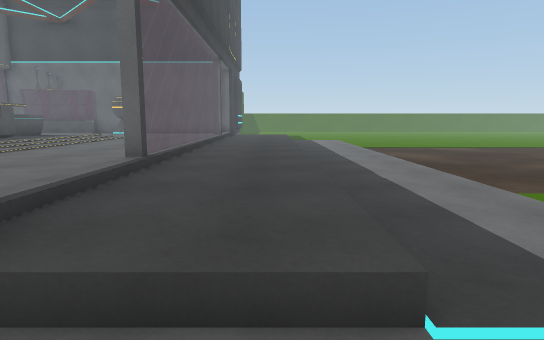
[1] (above)

22 first-person views from a walk through a Unity game level. The camera is 1.3 m above the floor, tilts 8° down and sees 75° across. The floor is counted in squares, 1 m on a side. Each view is taken from the middle of a square. On the plan, view 1 faces up. The plan holds only what a view shows up to about 15 squares ahead; the rest is blank. The place goes on beyond the plan.

[2]
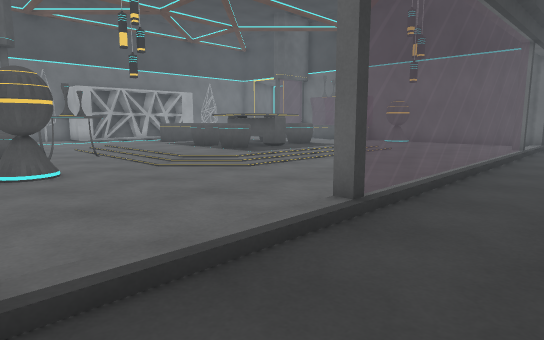

[3]
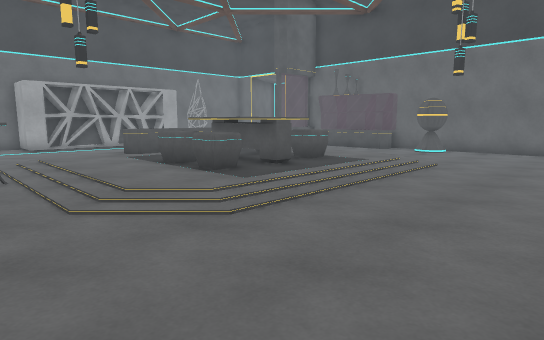

[4]
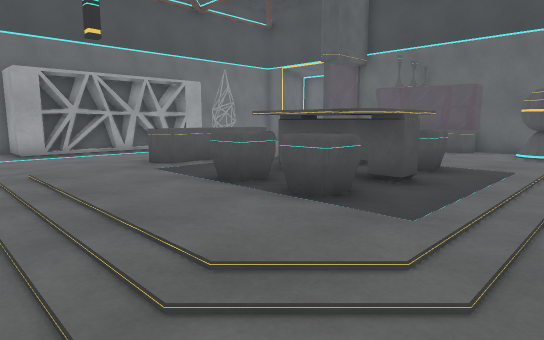

[5]
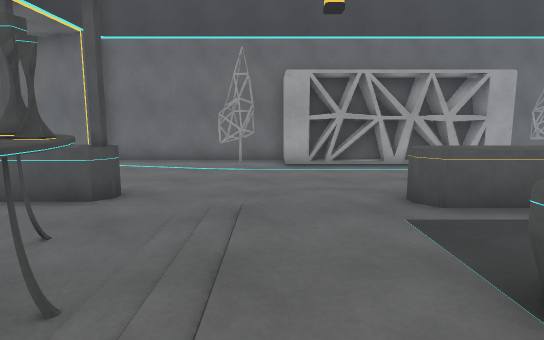

[6]
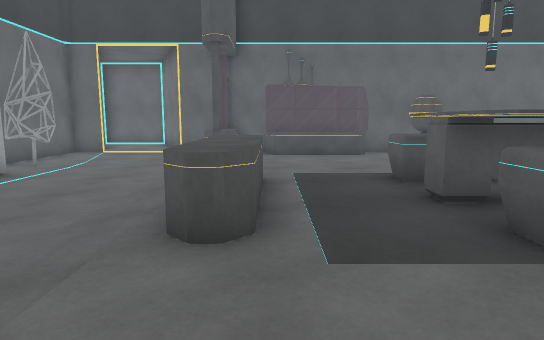

[7]
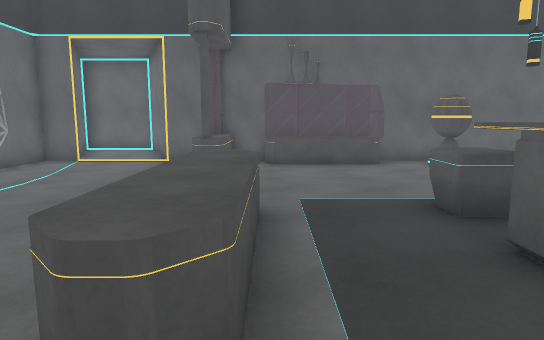

[8]
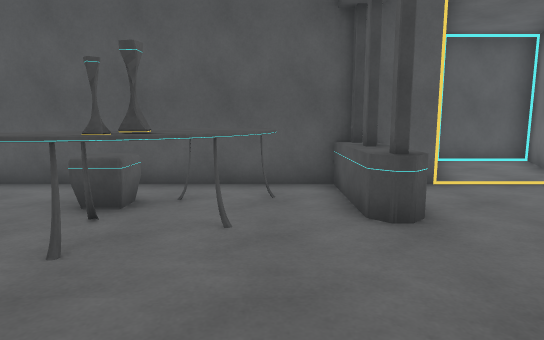

[9]
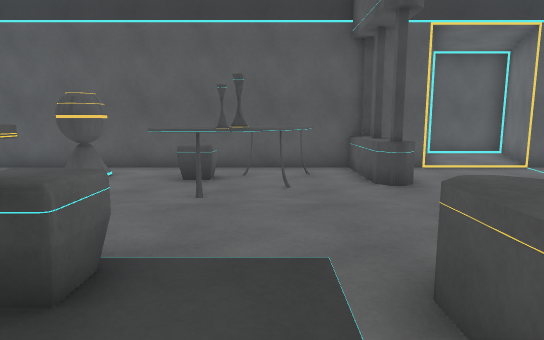

[10]
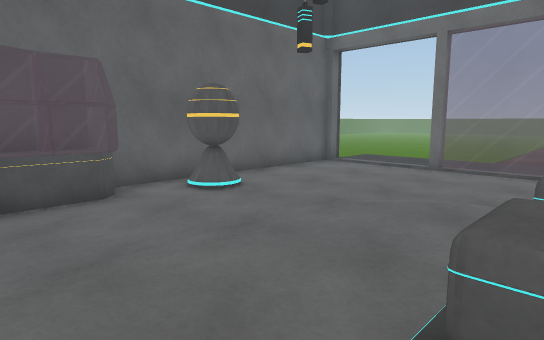

[11]
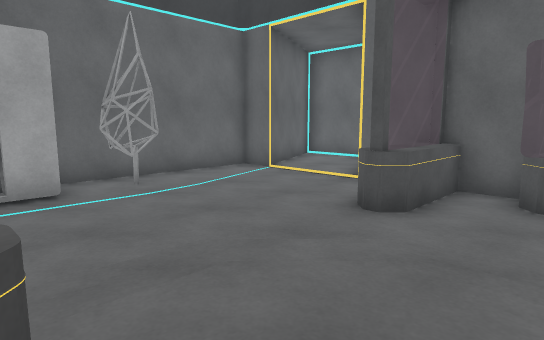

[12]
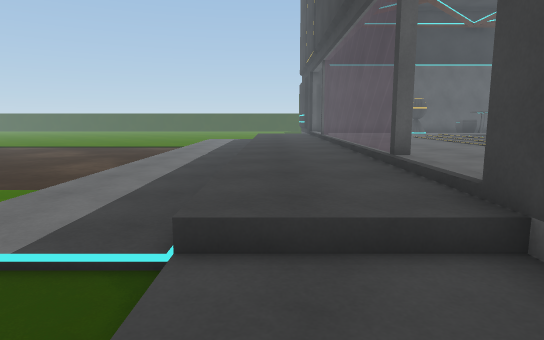

[13]
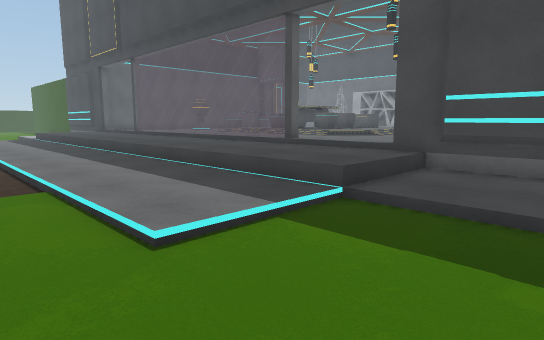

[14]
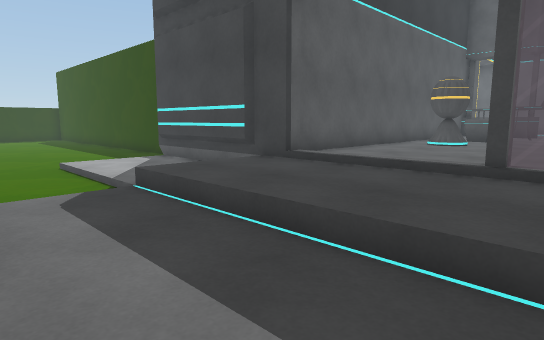

[15]
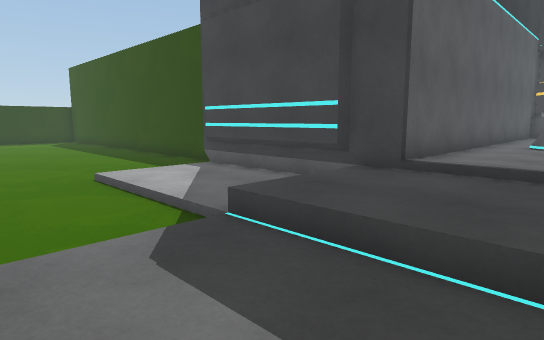

[16]
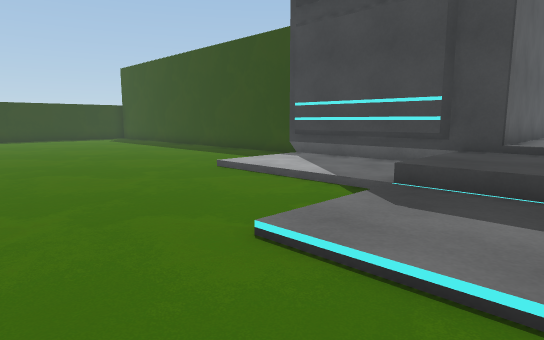

[17]
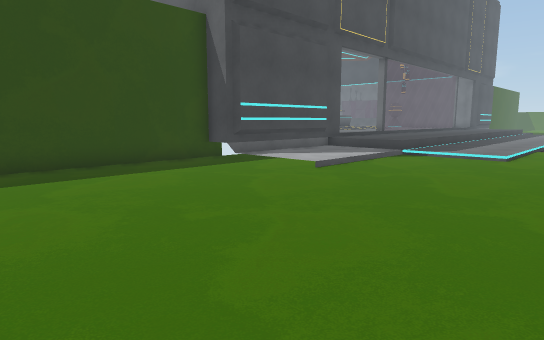

[18]
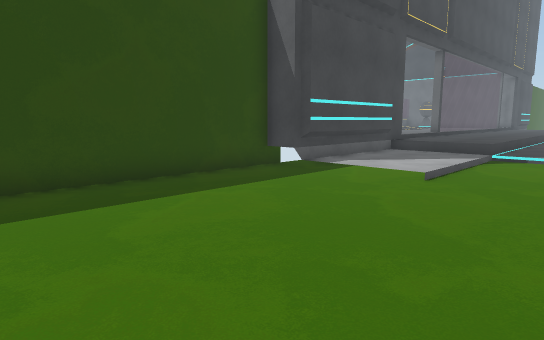

[19]
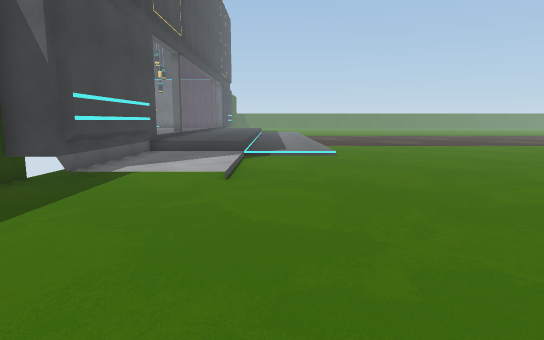

[20]
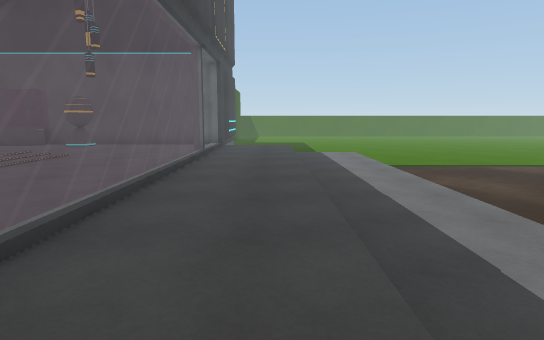

[21]
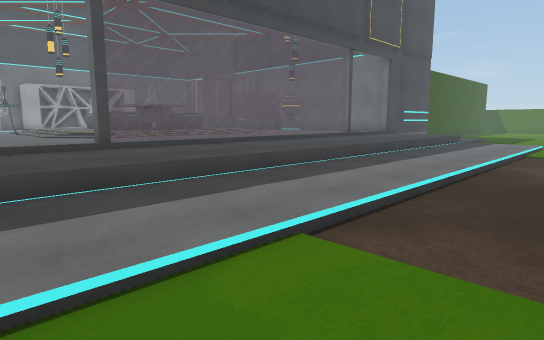

[22]
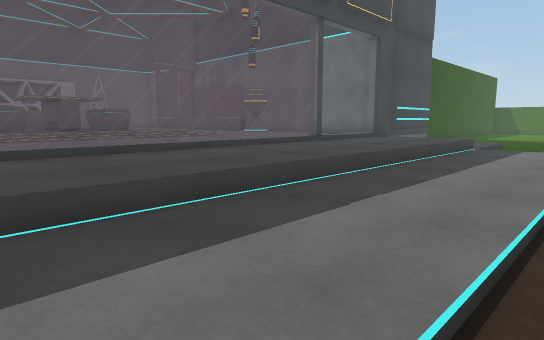

### Floor plan
Key: @ floor where view 1 was taken; # wall or solid block; . main floor; : floor 0.25 m higher than the main floor; - floor 0.25 m lower than the main floor; _ floor 0.5 m lower than the main floor; < floor 0.75 m lower than the main floor; / step, stairs or slope; = window, fence, low wall or low ledge; ^ raised ledge; B box; C cup; T table; L lamp; P pine tree; O other object.
Columns run from 24 left of view 1 to 7 right of it. Each row starts with its distance up from view 1.
 27 ###                     _ <<< <
 26 #...                  #__/<<<<
 25 ##..##               ##__/<<<<<
 24  #...#               ##__/<<<<<
 23 ##...####=OOO#########---/___<<
 22 #......=.==OOOLL......---/___<
 21 #......=.......L......---/___<
 20 #.....................---/___<<<
 19 #.P..................=---/___<<<
 18 #PP......::::::./....=---/___<<<
 17 ###.....::::::::.....=---/___<<<
 16  ##.....::::::::.....=---/___<<<
 15   #.....^^::BBB:.....=---/___<<<
 14   #.....^^::BBB:.....=---/___<<<
 13   #.....^^:BBBB:.....=---/___<<<
 12   #.....^^::BBB:.....=---/___<<<
 11  ##.....::::BBB:.....=---/___<<<
 10 ###.....::::::::.....=---/___<<<
  9 #....../.:::::::.....=---/___<<<
  8 #PP...../............=---/___<<<
  7 #.P.......TCT.........---/___<<<
  6 #........TTTT.........---/___<<<
  5 #......^.TTBB.LL......---/___<<<
  4 #......#.TTTB..L......---/___<<<
  3 ##...#####T###########---/___<<<
  2  #...#               #///////<<<
  1  #..##               ##__/<<<<<<
  0 ##..#                ##_@/<<<<<<
 -1 #..                   #__/<<<<<<
 -2 ####                 ##__/<<<<<<
 -3                     ###__/<<<<<<
 -4                     #<<<<<<<<<<<
 -5                     #<<<<<<<<<<<
 -6                     #<<<<<<<<<<
 -7                     #<<<<<<<<<<<
 -8                     #<<<<<<<<<<<
 -9                     #<<<<<<<<<<<
-10                     #<<<<<<<<<<
-11                         <<<<<< <

Where each view was taken, in squares from view 1:
view 1: 0 up, 0 right, facing up
view 2: 3 up, 0 right, facing up-left
view 3: 6 up, 3 left, facing up-left
view 4: 7 up, 7 left, facing up-left
view 5: 9 up, 10 left, facing left
view 6: 8 up, 15 left, facing up
view 7: 10 up, 15 left, facing up
view 8: 11 up, 15 left, facing down
view 9: 14 up, 14 left, facing down
view 10: 15 up, 14 left, facing up-right
view 11: 15 up, 14 left, facing up-left
view 12: 27 up, 0 right, facing down
view 13: 27 up, 6 right, facing down-left
view 14: 9 up, 4 right, facing down-left
view 15: 6 up, 4 right, facing down-left
view 16: 5 up, 7 right, facing down-left
view 17: 11 down, 7 right, facing up-left
view 18: 11 down, 4 right, facing up-left
view 19: 11 down, 2 right, facing up
view 20: 5 up, 0 right, facing up
view 21: 4 up, 7 right, facing up-left
view 22: 9 up, 5 right, facing up-left
